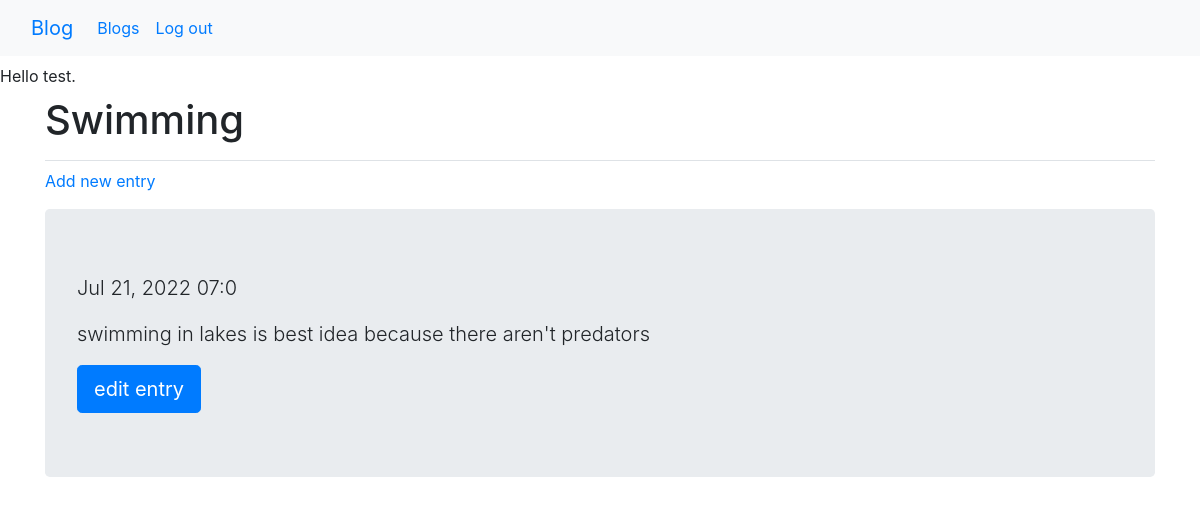
The page /blogs/4/ (signed in) on the database as committed earlier.
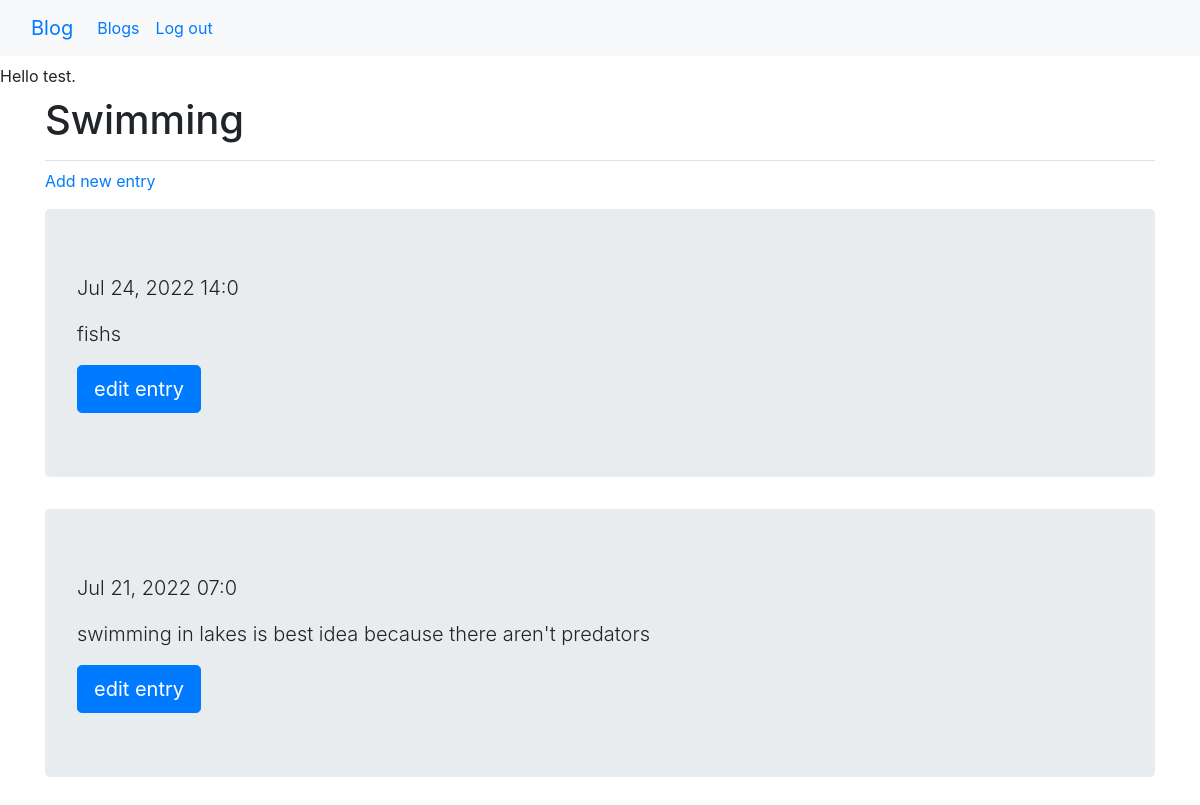
The same page on the database as committed later.
### blog/models.py (models this page shows, shortened)
class BlogEntry(models.Model):
    topic = models.ForeignKey(BlogPost, on_delete=models.CASCADE) # on delete tells django when topic is deleted all data connected to topic are deleted too
    textentry = models.TextField() # just normal Text field with unlimited letters
    date_added = models.DateTimeField(auto_now_add=True)
    class Meta:
        verbose_name_plural = 'entries'

### blog/views.py (the view)
# urls.py: path('blogs/<int:blog_id>/', views.blog, name='blog'), # view given blog
@login_required
def blog(request, blog_id):
    blog = BlogPost.objects.get(id=blog_id) # show blogpost by id
    if blog.owner != request.user: #   make sure the topic belongs to the current user
        raise Http404
    entries = blog.blogentry_set.order_by("-date_added")    # that - symbol reverse the entries
    context = {'blog': blog, 'entries': entries}
    return render(request, 'blog/blog.html', context)

### blog/models.py (called while the page is built)
    def __str__(self): # return name of the blogpost
        return self.text

### blog/templates/blog/blog.html
{% extends "blog/base.html" %}
{% block page_header %}
    <h1>{{blog}} </h1>
{% endblock page_header %}
{% block content %}
    <p><a href="{% url 'blog:new_entry' blog.id %}"> Add new entry</a></p>
        {% for entry in entries %}
        <div class="jumbotron">
            <p class="lead"> {{ entry.date_added|date:"M d, Y H:I" }} </p>
            <p class="lead"> {{ entry.textentry }} </p>
            <a class="btn btn-lg btn-primary" href="{% url 'blog:edit_entry' entry.id %}"
                role="button"> edit entry</a>
        </div>
        {% empty %}
        <p>There are no entries for this topic yet.</p>
        {% endfor %}
 {% endblock content %}

Rows that differ between the two databases and show on the page:
added BlogEntry: date_added "Jul 24, 2022 14:0", textentry "fishs"
